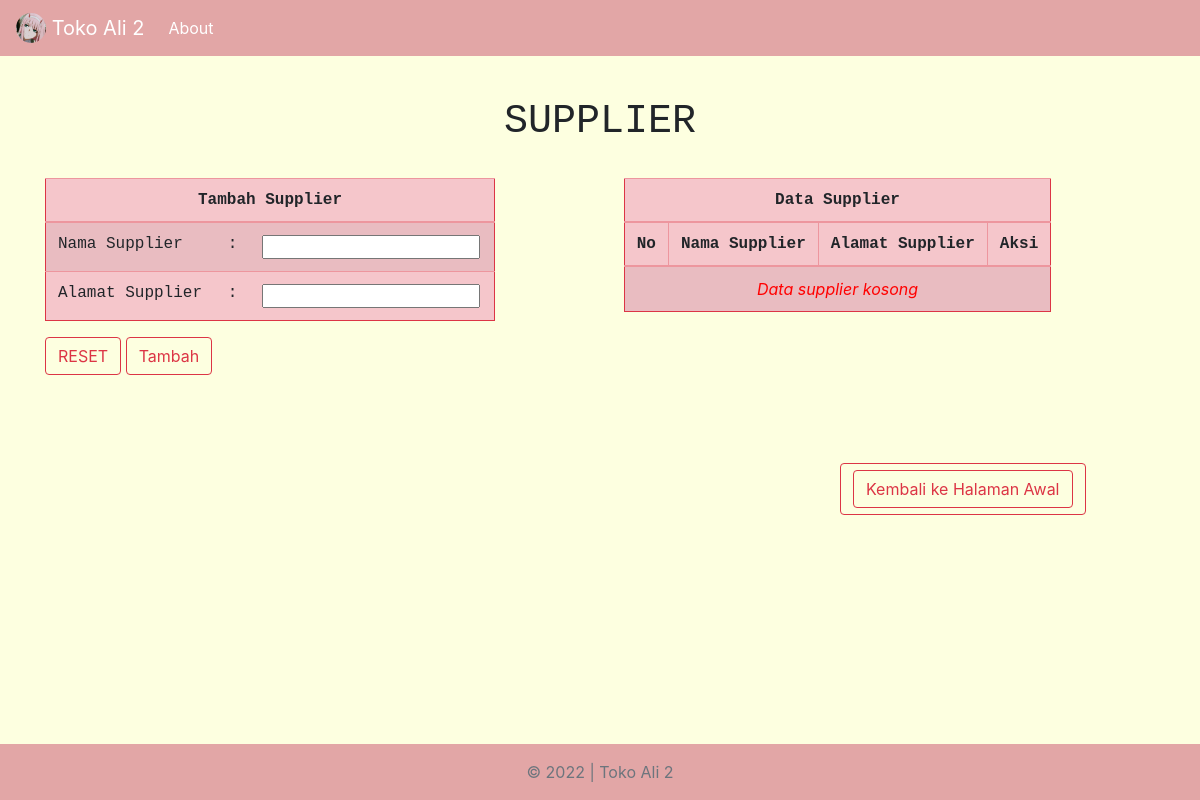
/php/supplier.php, run on an earlier commit of the app's database.
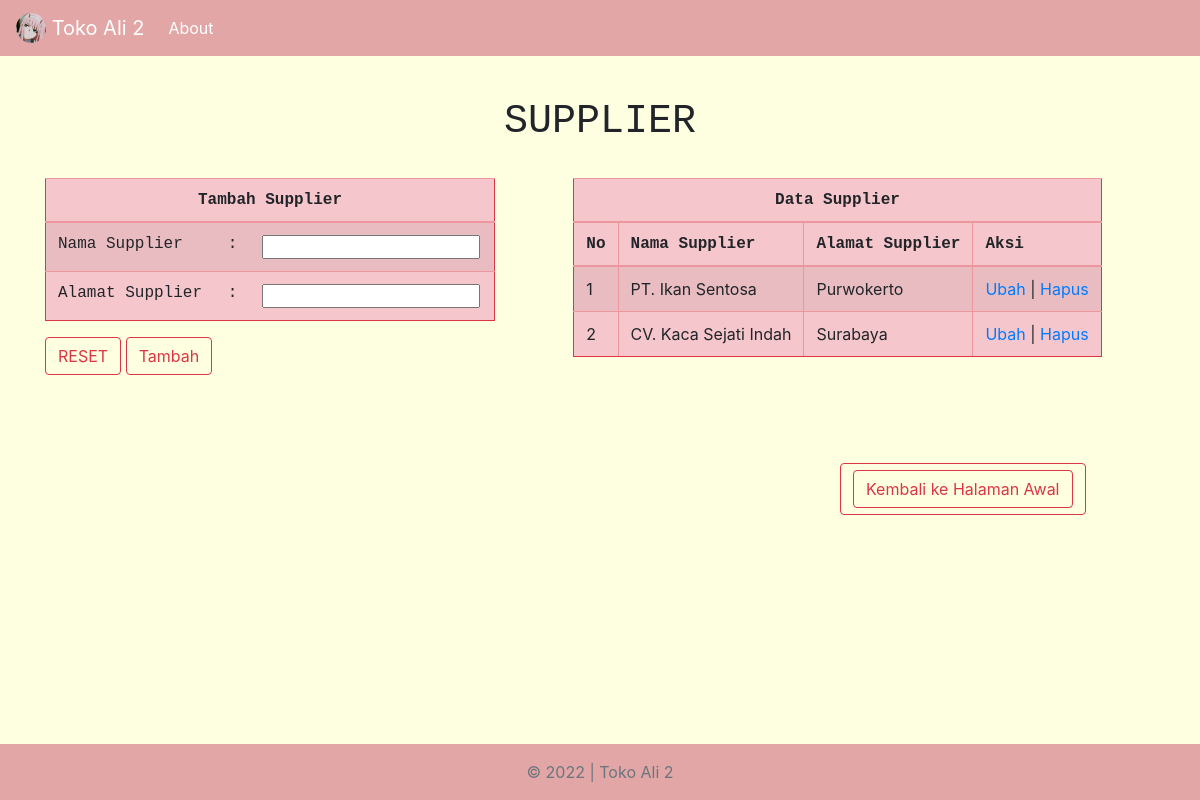
And on a later commit of the database.
### tables this page shows
CREATE TABLE `supplier` (
  `kd_supp` int(10) NOT NULL,
  `nm_supp` varchar(40) NOT NULL,
  `alamat_supp` varchar(40) NOT NULL
);

### php/supplier.php (the view, shortened to what this page needs)
<?php
function query($query)
{
  $conn = mysqli_connect('localhost', 'root', '', 'kelompok3web');
  $result = mysqli_query($conn, $query) or die(mysqli_error($conn));
  $rows = [];
  while ($row = mysqli_fetch_assoc($result)) {
    $rows[] = $row;
  }
  return $rows;
}
$supplier = query("SELECT * FROM supplier");
?>
  <?php endif;
$aksi = 'Tambah';
$nama = null;
$alamat = null;
$a = null;
  ?>
<!doctype html>
<html lang="en">
<head>
  <link rel="stylesheet" href="..\css\bootstrap.css">
</head>
<body>
  <header>
    <nav class="navbar navbar-expand-md navbar-dark fixed-top " style="background-color: rgb(226, 166, 166);">
      <a class="navbar-brand" href="index.php">
        <img src="..\img\zero-two.jpg" alt="judul" width="30" height="30" class="d-inline-block align-top rounded-circle">
        Toko Ali 2
      </a>
      <div class="collapse navbar-collapse" id="navbarCollapse">
        <ul class="navbar-nav mr-auto">
          <li class="nav-item active">
            <a class="nav-link" href="about.php">About</a>
          </li>
        </ul>
      </div>
    </nav>
  </header>
  <main>
    <body style="margin-top: 50px; background-color: #fdffe0;">
      <br>
      <h1 style="text-align: center;" class="q"> SUPPLIER</h1><br>
      <div class="container">
        <div class="row ">
          <div class="col-md-5 ">
            <form action="" method="POST">
              <table class="table table-striped table-danger table-hover border border-danger" style="width: 450px; margin-left: auto; margin-right: auto; margin-top: auto;">
                <thead class="thead-danger">
                  <th class="q" colspan="3" style="text-align: center;"><?= $aksi; ?> Supplier</th>
                </thead>
                <tbody>
                  <tr class="q">
                    <td>Nama Supplier</td>
                    <td>:</td>
                    <td><input type="text" name="nama" <?= $a; ?> value="<?= $nama; ?>"></td>
                  </tr>
                  <tr class="q">
                    <td>Alamat Supplier</td>
                    <td>:</td>
                    <td><input type="text" name="alamat" value="<?= $alamat; ?>"></td>
                  </tr>
                </tbody>
              </table>
              <button class="btn btn-outline-danger " type="button">RESET</button>
              <button class="btn btn-outline-danger" type="submit" name="<?= $aksi; ?>" id="<?= $aksi; ?>"><?= $aksi; ?></button>
            </form>
          </div>
          <div class="col-md-7 ">
            <table class="table table-striped table-danger table-hover border border-danger" style="width: auto; margin-left: auto; margin-right: auto; margin-top: auto;" border="1">
              <thead class="thead-danger">
                <tr>
                  <th class="q" colspan="9" style="text-align: center;">Data Supplier</th>
                </tr>
                <tr class="q" class="text-center">
                  <th scope="col">No</th>
                  <th scope="col">Nama Supplier</th>
                  <th scope="col">Alamat Supplier</th>
                  <th scope="col">Aksi</th>
                </tr>
              </thead>
              <tbody>
                <?php
                if (empty($supplier)) : ?>
                  <tr style="text-align: center; color: red;">
                    <td colspan="5"><em>Data supplier kosong</em></td>
                  </tr>
                <?php endif; ?>
                <?php
                $no = 1;
                foreach ($supplier as $b) : ?>
                  <tr>
                    <td><?= $no++; ?></td>
                    <td><?= $b['nm_supp']; ?></td>
                    <td><?= $b['alamat_supp']; ?></td>
                    <td>
                      <a href="?Ubah=<?= $b['kd_supp']; ?>">Ubah</a> |
                      <a href="?hapus=<?= $b['kd_supp']; ?>" onclick="confirm('apakah anda yakin?')">Hapus</a>
                    </td>
                  </tr>
                <?php endforeach; ?>
              </tbody>
            </table>
          </div>
        </div>
      </div>
      <br><br><br>
      <button type="button" class="btn btn-outline-danger " style="margin-left: 70%;">
        <a class="btn btn-outline-danger" href="index.php" role="button">Kembali ke Halaman Awal</a>
      </button>
  </main>
  <br>
  <footer class="footer  mt-auto py-3 fixed-bottom" style="background-color: rgb(226, 166, 166);">
    <div class="container text-center">
      <span class="text-muted">&copy; 2022 | Toko Ali 2</span>
    </div>
  </footer>
</body>
</html>

### php/supplier.php (style rules this page uses)
.q { font-family: 'Courier New', Courier, monospace; }

What changed in the data, as far as the page shows it:
added supplier: nm_supp "PT. Ikan Sentosa", alamat_supp "Purwokerto"
added supplier: nm_supp "CV. Kaca Sejati Indah", alamat_supp "Surabaya"
Also different on the page:
text no longer shown: "Data supplier kosong"
